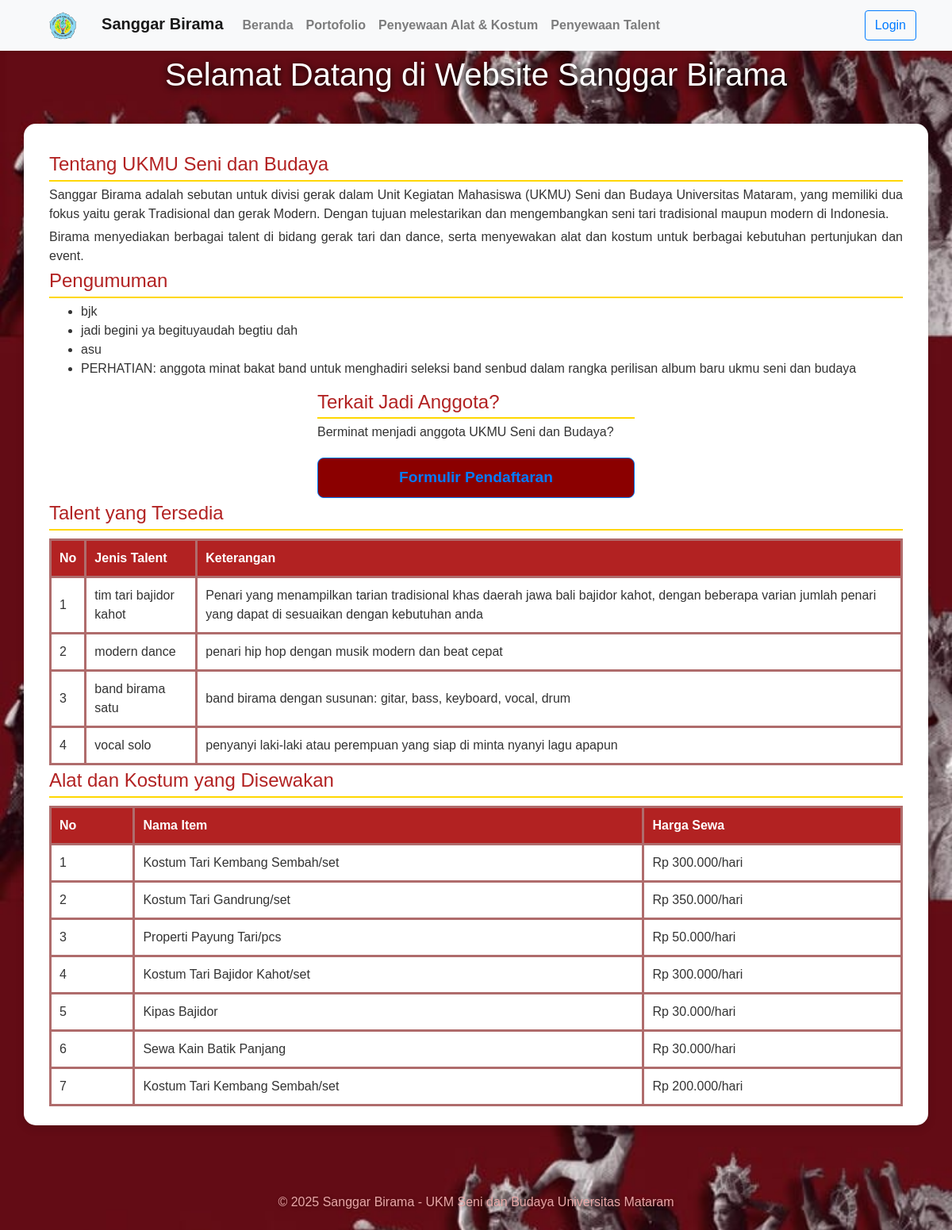
The app's page /, older data.
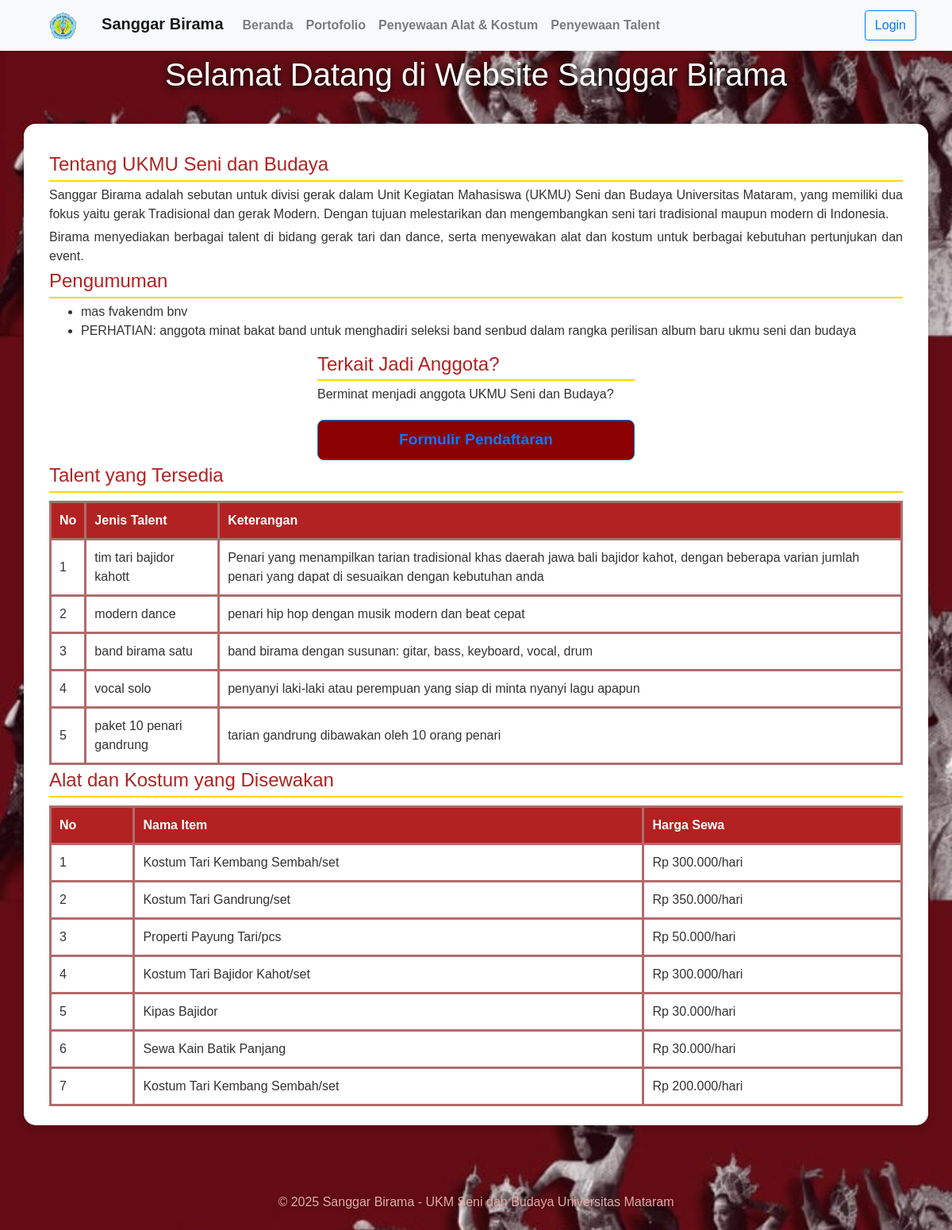
The same page, newer data.
### tables this page shows
CREATE TABLE `pengumuman` (
  `id` int(11) NOT NULL,
  `isi` text NOT NULL
);

CREATE TABLE `talent` (
  `id_talent` int(11) NOT NULL,
  `jenis_talent` text NOT NULL,
  `keterangan` text NOT NULL
);

CREATE TABLE `inventaris` (
  `id_item` int(11) NOT NULL,
  `nama_item` varchar(100) NOT NULL,
  `harga_sewa` int(11) NOT NULL
);

### app/controllers/beranda.php (called while the page is built, shortened)
<?php
require_once __DIR__ . '/../config/config.php';
$is_pengurus = isset($_SESSION["user"]) && is_array($_SESSION["user"]) && isset($_SESSION["user"]["role"]) && $_SESSION["user"]["role"] === "pengurus";
$talent = $mysqli->query("SELECT * FROM talent");
$inventaris = $mysqli->query("SELECT * FROM inventaris");
$pengumuman = $mysqli->query("SELECT * FROM pengumuman ORDER BY id DESC");
include __DIR__ . '/../views/beranda.php';

### index.php (called while the page is built)
<?php
require_once 'app/config/config.php';
require_once __DIR__ . '/app/controllers/beranda.php';
?>

### app/views/beranda.php (the view, shortened to what this page needs)
<?php include 'header_beranda.php'; ?>
<div class="content">
    <div class="beranda-row2">
        <div class="beranda-col">
            <h2>Tentang UKMU Seni dan Budaya</h2>
            <p>Sanggar Birama adalah sebutan untuk divisi gerak dalam Unit Kegiatan Mahasiswa (UKMU) Seni dan Budaya Universitas Mataram, yang memiliki dua fokus yaitu gerak Tradisional dan gerak Modern. Dengan tujuan melestarikan dan mengembangkan seni tari tradisional maupun modern di Indonesia.</p>
            <p>Birama menyediakan berbagai talent di bidang gerak tari dan dance, serta menyewakan alat dan kostum untuk berbagai kebutuhan pertunjukan dan event.</p>
        </div>
    </div>
    <div class="beranda-section">
        <h2>Pengumuman</h2>
        <?php if ($is_pengurus): ?>
            <table style="width:100%; border-collapse:collapse;">
                <tr>
                    <th>Isi Pengumuman</th>
                    <th style="width:140px;">Aksi</th>
                </tr>
                <?php while($row = $pengumuman->fetch_assoc()): ?>
                <tr>
                    <td><?= htmlspecialchars($row['isi']) ?></td>
                    <td>
                        <a href="/SI-BIRAMA/app/controllers/pengumuman.php?aksi=edit&id=<?= $row['id'] ?>" class="button">Edit</a>
                        <a href="/SI-BIRAMA/app/controllers/pengumuman.php?aksi=hapus&id=<?= $row['id'] ?>" class="button" onclick="return confirm('Hapus pengumuman ini?')">Hapus</a>
                    </td>
                </tr>
                <?php endwhile; ?>
                <tr>
                    <td colspan="2" style="text-align:center;">
                        <a href="/SI-BIRAMA/app/controllers/pengumuman.php?aksi=tambah" class="button">Tambah Pengumuman</a>
                    </td>
                </tr>
            </table>
        <?php else: ?>
            <ul>
                <?php $pengumuman->data_seek(0); while($row = $pengumuman->fetch_assoc()): ?>
                    <li><?= htmlspecialchars($row['isi']) ?></li>
                <?php endwhile; ?>
            </ul>
        <?php endif; ?>
    </div>
    <div class="beranda-row1">
        <div class="beranda-col" style="max-width:400px;margin:auto;">
            <h2>Terkait Jadi Anggota?</h2>
            <p>Berminat menjadi anggota UKMU Seni dan Budaya?</p>
            <a href="/SI-BIRAMA/app/controllers/form_pendaftaran.php" class="btn btn-primary">Formulir Pendaftaran</a>
        </div>
    </div>
    <div class="beranda-section">
        <h2>Talent yang Tersedia</h2>
        <table>
            <tr>
                <th>No</th>
                <th>Jenis Talent</th>
                <th>Keterangan</th>
            </tr>
            <?php $no=1; $talent->data_seek(0); while($row = $talent->fetch_assoc()): ?>
            <tr>
                <td><?= $no++ ?></td>
                <td><?= htmlspecialchars($row['jenis_talent']) ?></td>
                <td><?= htmlspecialchars($row['keterangan']) ?></td>
            </tr>
            <?php endwhile; ?>
        </table>
    </div>
    <div class="beranda-section">
        <h2>Alat dan Kostum yang Disewakan</h2>
        <table>
            <tr>
                <th>No</th>
                <th>Nama Item</th>
                <th>Harga Sewa</th>
            </tr>
            <?php $no=1; $inventaris->data_seek(0); while($row = $inventaris->fetch_assoc()): ?>
            <tr>
                <td><?= $no++ ?></td>
                <td><?= htmlspecialchars($row['nama_item']) ?></td>
                <td>Rp <?= number_format($row['harga_sewa'],0,',','.') ?>/hari</td>
            </tr>
            <?php endwhile; ?>
        </table>
    </div>
</div>
<?php include 'footer.php'; ?>

Row changes from the older to the newer data that the page shows:
removed pengumuman: isi "bjk"
removed pengumuman: isi "jadi begini ya begituyaudah begtiu dah"
removed pengumuman: isi "asu"
added pengumuman: isi "mas fvakendm bnv"
changed talent: jenis_talent "tim tari bajidor kahot" → "tim tari bajidor kahott"
added talent: jenis_talent "paket 10 penari gandrung", keterangan "tarian gandrung dibawakan oleh 10 orang penari"
